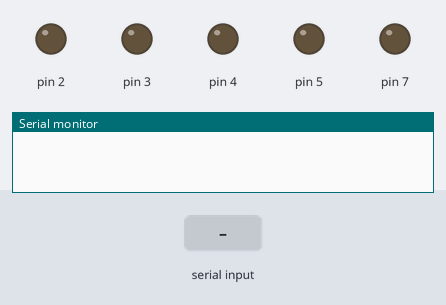
A sketch run on a simulated Arduino Uno, built with avr-gcc and run on an emulated ATmega328P. Shown: output pins drawn as LEDs (lit = HIGH), the last lines printed to the serial monitor. The test bench sets the inputs (shaded band).

Above: at 1.2 s.
1.3 s: "90,45\n" received over Serial
At 2.0 s:
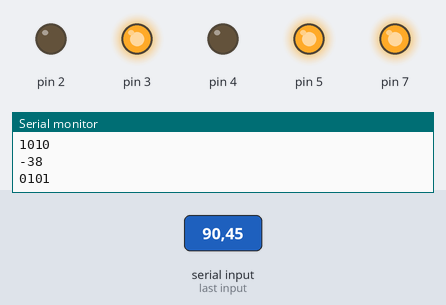
2.9 s: "30,150\n" received over Serial
At 4.0 s:
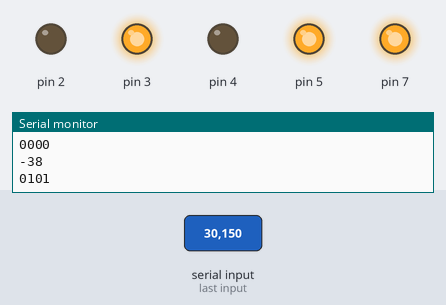
Timing chart, 0 to 5.9 s (numbered marks = the images above; inputs shaded):
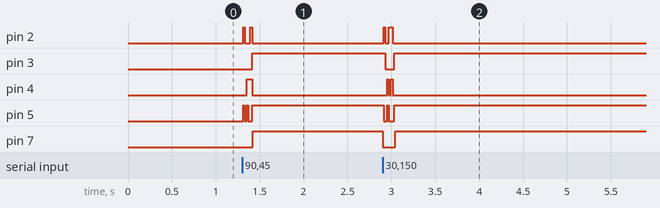

Measured:
- after the input at 1.3 s, pin 2: alternates HIGH for 0.02 s and LOW for 0.06 s, 4 changes in all, then stays LOW, starting at once; pin 3: LOW → HIGH after 0.11 s; pin 4: LOW → HIGH after 0.05 s, → LOW 0.06 s later; pin 5: alternates HIGH for 0.02 s and LOW for 0.03 s, 5 changes in all, then stays HIGH, starting at once; pin 7: LOW → HIGH after 0.12 s
- after the input at 2.9 s, pin 2: alternates HIGH for 0.03 s and LOW for 0.04 s, 4 changes in all, then stays LOW, starting at once; pin 3: HIGH → LOW at once, → HIGH 0.10 s later

The sketch:

7.4homework_fengzhan.ino
```cpp
int income=0;
void setPin(int a,int b){
	if(b&0x1)
		digitalWrite(a,HIGH);

	else
		digitalWrite(a,LOW);
}
void setup(){
	pinMode(2,OUTPUT);
	pinMode(3,OUTPUT);
	pinMode(4,OUTPUT);
	pinMode(5,OUTPUT);
    pinMode(7,OUTPUT);
	Serial.begin(9600);

  digitalWrite(7,LOW);
  delay(10);
  digitalWrite(2,LOW);
      digitalWrite(3,LOW);
      digitalWrite(4,LOW);
      digitalWrite(5,LOW);
}


void loop(){
	if(Serial.available()>0){
	income=Serial.read();
	income=income-'0';
	Serial.println(income,DEC);
    digitalWrite(7,LOW);
	delay(10);
	setPin(2,income&1);
	setPin(3,(income>>1)&0x1);
	setPin(4,(income>>2)&0x1);
	setPin(5,(income>>3)&0x1);
      delay(10);
      digitalWrite(7,HIGH);
	Serial.print(income&1);
    Serial.print((income>>1)&0x1);
    Serial.print((income>>2)&0x1);
    Serial.println((income>>3)&0x1);
    }
}
```
